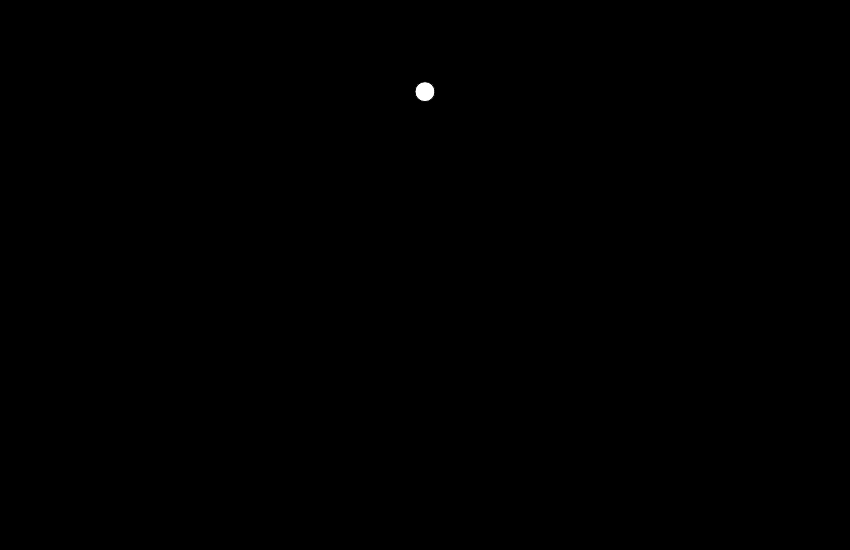
Frame 1 (no input)
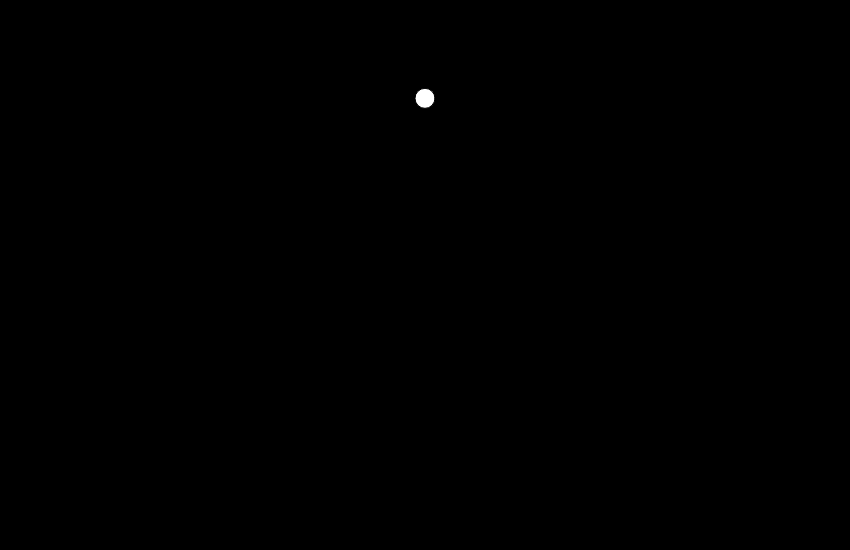
Frame 60 (no input)
Frame 120 (the mouse pressed at the canvas centre since frame 60): identical to frame 1, image omitted

The p5.js sketch that drew these frames (run headless with seeded random() and noise() and a simulated clock; from frame 60 on, the mouse is pressed at the canvas centre):

// p5.js sketch
// ── sketch.js
var ball;

function setup() {

	createCanvas(850, 550);
	background(0);

	// create ball
	ball = new Ball();

}

function draw() {

	background(0);

	var gravity = new p5.Vector(0, 1);
	ball.applyForce(gravity);

	ball.show();
	ball.move();

}

// ── ball.js
function Ball() {

  this.r = new p5.Vector(width / 2, height / 6), // height must be even number because bugs
  this.v = new p5.Vector(0, 0),
  this.a = new p5.Vector(0, 0),

  this.show = function() {
    fill(255);
    ellipse(this.r.x, this.r.y, 20, 20)
  },

  this.move = function() {

    this.v.add(this.a);
    this.r.add(this.v);
    this.a.mult(0);

    if (this.r.x > width) {
      this.r.x = 0;
    }

    if (this.r.x < 0) {
      this.r.x = width;
    }

    if (this.r.y >= height - 10) {
      this.r.y = height - 10 - (this.r.y - height); // hacky line of code to combat collision detection decay
      this.v.y *= -1;
    }

    if (mouseIsPressed && mouseX > this.r.x) {
      let wind = new p5.Vector(1, 0);
      ball.applyForce(wind);
    } if (mouseIsPressed && mouseX < this.r.x) {
      let wind = new p5.Vector(-1, 0);
      ball.applyForce(wind);
    }

  },

  this.applyForce = function(force) {
    this.a.add(force);
  }

}
